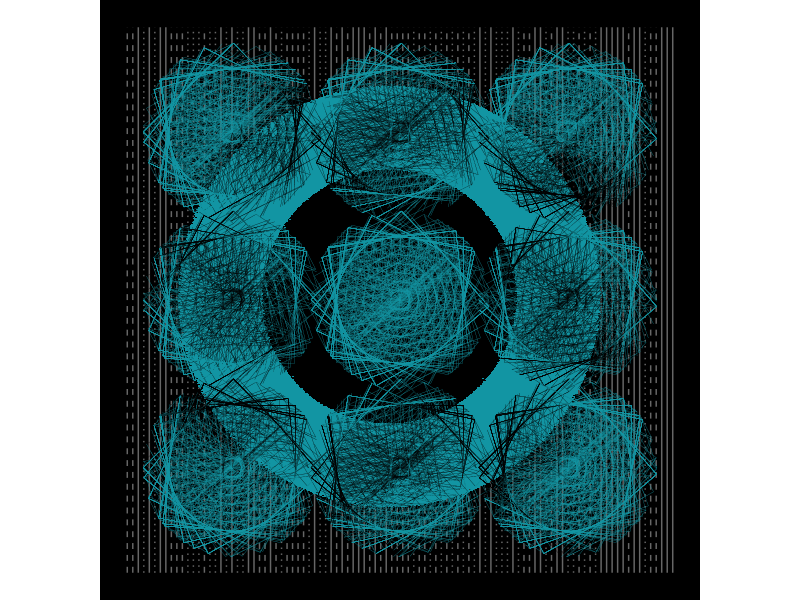
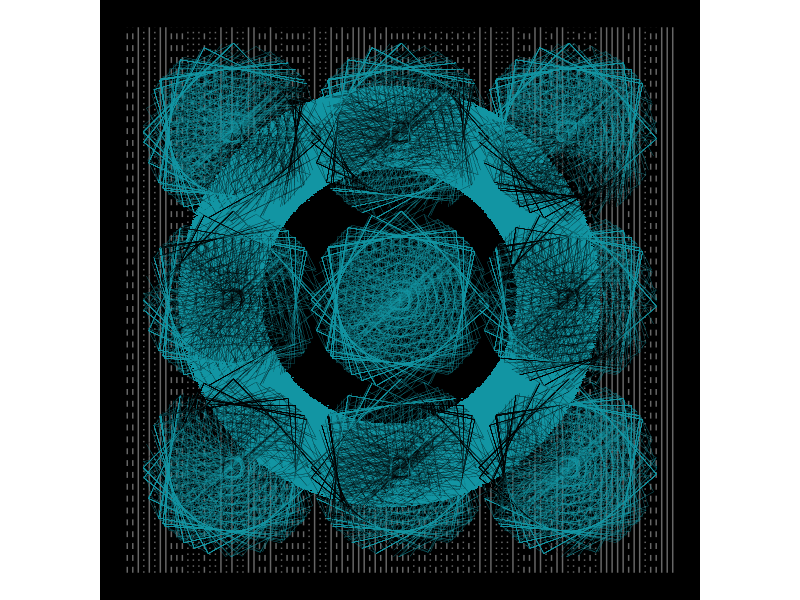

Source code (R) for these figures, in order:
library(tidyverse)
library(gganimate)
library(transformr)

square <- tibble(x = c(0,1,1,0,0),
                 y = c(0,0,1,1,0))

n <- 15

scaler <- seq(0,3, length = n)

positioner <- rev(scaler)

square_opts <- list(scaler, positioner, 1:n)

square_df <- pmap_df(square_opts, ~square |>
                       mutate(x = (x * ..1) + ..2,
                              y = (y * ..1) + ..2,
                              group = paste0("group",..3)))

shape_rotator <- function(df, angle = 5){
  
  mp = list("x" = (min(df$x)+max(df$x))/2,
            "y" = (min(df$y)+max(df$y))/2)
  
  rotated_shape <- df %>%
    mutate(x2 = (x - mp$x)*cos(angle) - (y - mp$y)*sin(angle) + mp$x, 
           y2 = (x - mp$x)*sin(angle) + (y - mp$y)*cos(angle) + mp$y,
           x = x2,
           y = y2) %>%
    select(-c(x2,y2))
  
  rotated_shape
  
}

anglesn <- 20

angles <- sample(1:360, anglesn, replace = TRUE)

trans <- seq(0,10, by = 4)

nlength <- 1:length(trans)

square_df2 <- map2_df(trans, nlength, ~map2_df(trans, nlength, ~map2_df(anglesn, angles, ~shape_rotator(square_df, angle = .y) |>
                        mutate(group = paste0(group,.x))) |>
                        mutate(group = paste0(group,"-row",.y),
                               x = x + .x)) |> 
                        mutate(group = paste0(group,"-col",.y),
                               y = y + .x))

center <- tibble(x = (cos(seq(0,2*pi, length = 10000)) * 5) + mean(square_df2$x),
                 y = (sin(seq(0,2*pi, length = 10000)) * 5) +  mean(square_df2$y),
                 group = "circle")

mini_center <- tibble(x = (cos(seq(0,2*pi, length = 10000)) * 3) + mean(square_df2$x),
                      y = (sin(seq(0,2*pi, length = 10000)) * 3) +  mean(square_df2$y),
                      group = "mini circle")

final_df <- square_df2 |>
  mutate(logic = sp::point.in.polygon(x,y,center$x, center$y),
         color = if_else(logic == 1, "#000000", "#1295a3"),
         logic = sp::point.in.polygon(x,y,mini_center$x, mini_center$y),
         color = if_else(logic == 1, "#1295a3", color))

background <- tibble(x = seq(round(min(final_df$x)), round(max(final_df$x)), length.out = 100),
                     xend = x,
                     y = round(min(final_df$y)),
                     yend = round(max(final_df$y)))
  
  
  
final_df |>
  ggplot(aes(x,y, group = group))+
  theme_void()+
  theme(plot.background = element_rect(fill = "#000000"))+
  geom_segment(data = background, aes(x,y,xend = xend, yend = yend), inherit.aes = FALSE, linetype = (sample(1:3, nrow(background), replace = TRUE)), color = "#ffffff", alpha = .4)+
  geom_polygon(data = center, fill = "#1295a3", position = position_jitter(width = .05, height = .03))+
  geom_polygon(data = mini_center, fill = "#000000", position = position_jitter(width = .05, height = .03))+
  geom_path( linewidth = .1, color = final_df$color)+
  coord_equal() 

ggsave("day 23.png",
       device = "png",
       dpi = 300,
       bg = "transparent")
